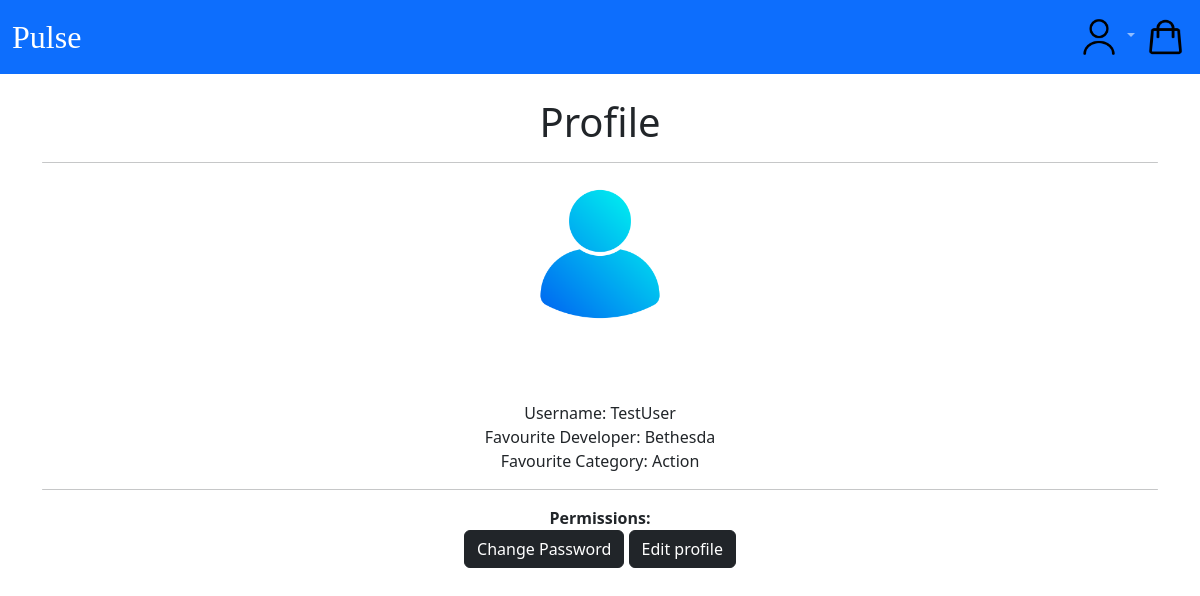
Screenshot of /profile/7/ (signed in) with the database file from the repository.
### users/models.py (models this page shows, shortened)
class CustomUser(AbstractUser):
    age = models.PositiveIntegerField(null=True, blank=True)

class Profile(models.Model):
    user = models.OneToOneField(
        get_user_model(),
        null=True,
        on_delete=models.CASCADE,
    )
    date_of_birth = models.DateField(blank=True, null=True)
    Developer = models.ForeignKey(Developer, on_delete=models.CASCADE, null=True)
    Category = models.ForeignKey(Category, on_delete=models.CASCADE, null=True)

### pages/models.py (models this page shows, shortened)
class Developer(models.Model):
    id = models.UUIDField(
        primary_key=True,
        default=uuid.uuid4,
        editable=False)
    name = models.CharField(max_length=250, unique=True)
    class Meta:
        ordering = ('name',)
        verbose_name = 'developer'
        verbose_name_plural = 'developers'
    def __str__(self):
        return self.name

class Category(models.Model):
    id = models.UUIDField(
        primary_key=True,
        default=uuid.uuid4,
        editable=False)
    name = models.CharField(max_length=250, unique=True)
    description = models.TextField(blank=True)
    image = models.ImageField(upload_to='covers/', blank=True)
    class Meta:
        ordering = ('name',)
        verbose_name = 'category'
        verbose_name_plural = 'categories'
    def __str__(self):
        return self.name

### users/views.py (the view)
# urls.py: path('profile/<int:pk>/', ProfilePageView.as_view(), name='user_profile'),
class ProfilePageView(DetailView):
    model = Profile
    template_name = 'registration/user_profile.html'

### cart/context_processors.py (called while the page is built)
def counter(request):
    item_count = 0
    if 'admin' in request.path:
        return {}
    else:
        try:
            cart = Cart.objects.filter(cart_id=_cart_id(request))
            cart_items = CartItem.objects.all().filter(cart=cart[:1])
            for cart_item in cart_items:
                item_count += cart_item.quantity
        except Cart.DoesNotExist:
            item_count = 0
    return {'item_count':item_count}

### cart/views.py (called while the page is built)
def _cart_id(request):
    cart = request.session.session_key
    if not cart:
        cart = request.session.create()
    return cart

### users/context_processors.py (called while the page is built)
def user_groups(request):
    if request.user.is_authenticated:
        return {'is_manager': request.user.groups.filter(name='Manager').exists()}
    return {'is_manager': False}

### templates/registration/user_profile.html (shortened to what this page needs)
{% extends 'base.html' %}
{% load static %}
{% block content %}
    <br>
    <div class="text-center">
        <h1>Profile</h1>
        <hr class="rounded">
        <img src="{% static 'images/icon1.png' %}" alt="" height="150rem" width="150rem">
    </div>
    <br>
    <br>
    <div class="text-center">
    <br>
        Username: {{ user.profile.user }}
    <br/>
        Favourite Developer: {{ user.profile.Developer }}
        <br>
        Favourite Category: {{ user.profile.Category }}
        <br>
        <hr class="rounded">
        <strong>Permissions:</strong>
        <br>
        <a href="{% url 'password_change' %}"><button class = "btn btn-dark">Change Password</button></a>
        <a href="{% url 'edit_profile' user.profile.pk %}"><button class="btn btn-dark">Edit profile</button></a>
    </div>
{% endblock content %}

### rows the page displays
CustomUser: profile.user "TestUser", profile.Developer "Bethesda", profile.Category "Action"
